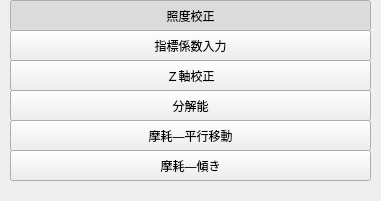
  <widget class="QFrame" name="frame">
   <property name="geometry">
    <rect>
     <x>10</x>
     <y>10</y>
     <width>381</width>
     <height>201</height>
    </rect>
   </property>
   <property name="frameShape">
    <enum>QFrame::NoFrame</enum>
   </property>
   <property name="frameShadow">
    <enum>QFrame::Plain</enum>
   </property>
   <widget class="QToolButton" name="toolButtonLightWhole">
    <property name="geometry">
     <rect>
      <x>10</x>
      <y>0</y>
      <width>361</width>
      <height>31</height>
     </rect>
    </property>
    <property name="text">
     <string>照度校正</string>
    </property>
    <property name="checkable">
     <bool>true</bool>
    </property>
    <property name="checked">
     <bool>true</bool>
    </property>
    <property name="autoExclusive">
     <bool>true</bool>
    </property>
   </widget>
   <widget class="QToolButton" name="toolButtonParamEntry">
    <property name="geometry">
     <rect>
      <x>10</x>
      <y>30</y>
      <width>361</width>
      <height>31</height>
     </rect>
    </property>
    <property name="text">
     <string>指標係数入力</string>
    </property>
    <property name="checkable">
     <bool>true</bool>
    </property>
    <property name="checked">
     <bool>false</bool>
    </property>
    <property name="autoExclusive">
     <bool>true</bool>
    </property>
   </widget>
   <widget class="QToolButton" name="toolButtonCamZ">
    <property name="geometry">
     <rect>
      <x>10</x>
      <y>60</y>
      <width>361</width>
      <height>31</height>
     </rect>
    </property>
    <property name="text">
     <string>Ｚ軸校正</string>
    </property>
    <property name="checkable">
     <bool>true</bool>
    </property>
    <property name="checked">
     <bool>false</bool>
    </property>
    <property name="autoExclusive">
     <bool>true</bool>
    </property>
   </widget>
   <widget class="QToolButton" name="toolButtonResolution">
    <property name="geometry">
     <rect>
      <x>10</x>
      <y>90</y>
      <width>361</width>
      <height>31</height>
     </rect>
    </property>
    <property name="text">
     <string>分解能</string>
    </property>
    <property name="checkable">
     <bool>true</bool>
    </property>
    <property name="checked">
     <bool>false</bool>
    </property>
    <property name="autoExclusive">
     <bool>true</bool>
    </property>
   </widget>
   <widget class="QToolButton" name="toolButtonSlide">
    <property name="geometry">
     <rect>
      <x>10</x>
      <y>120</y>
      <width>361</width>
      <height>31</height>
     </rect>
    </property>
    <property name="text">
     <string>摩耗―平行移動</string>
    </property>
    <property name="checkable">
     <bool>true</bool>
    </property>
    <property name="checked">
     <bool>false</bool>
    </property>
    <property name="autoExclusive">
     <bool>true</bool>
    </property>
   </widget>
   <widget class="QToolButton" name="toolButtonIncline">
    <property name="geometry">
     <rect>
      <x>10</x>
      <y>150</y>
      <width>361</width>
      <height>31</height>
     </rect>
    </property>
    <property name="text">
     <string>摩耗―傾き</string>
    </property>
    <property name="checkable">
     <bool>true</bool>
    </property>
    <property name="checked">
     <bool>false</bool>
    </property>
    <property name="autoExclusive">
     <bool>true</bool>
    </property>
   </widget>
  </widget>
